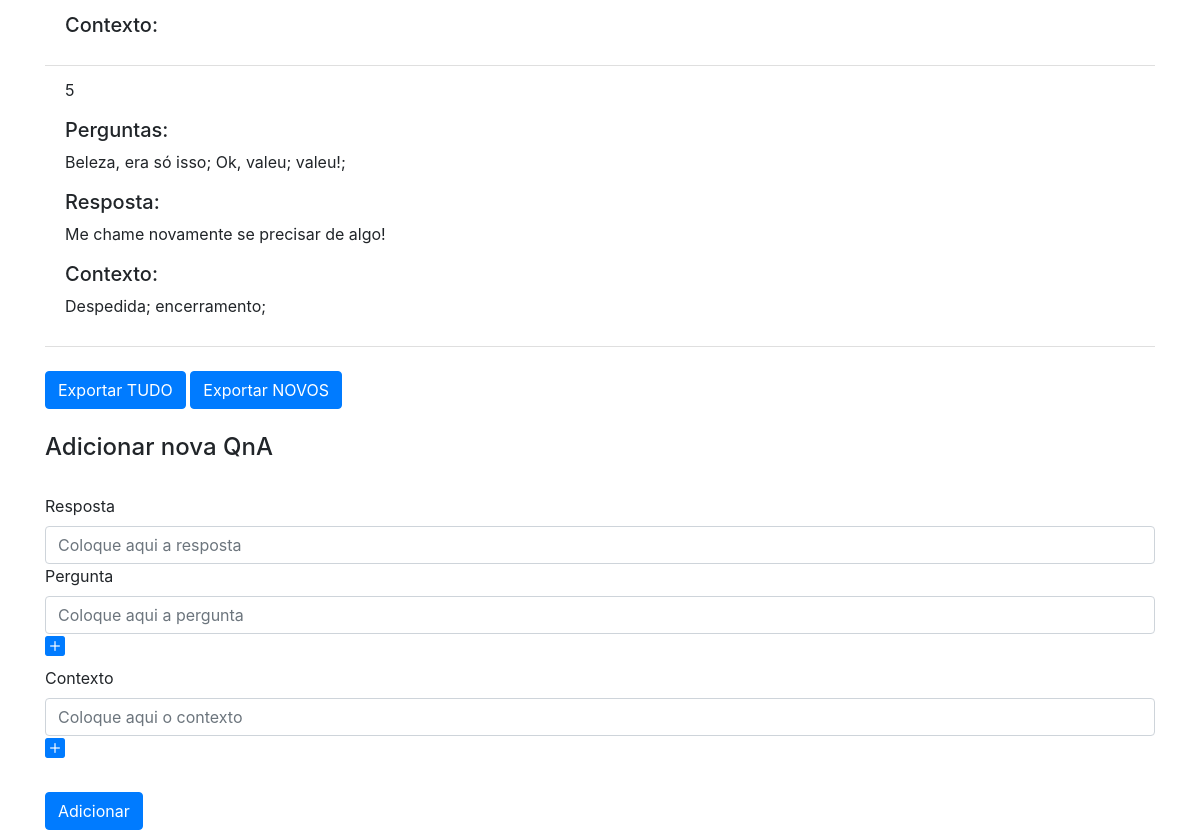
Page / (signed in, lower part) on the earlier database version.
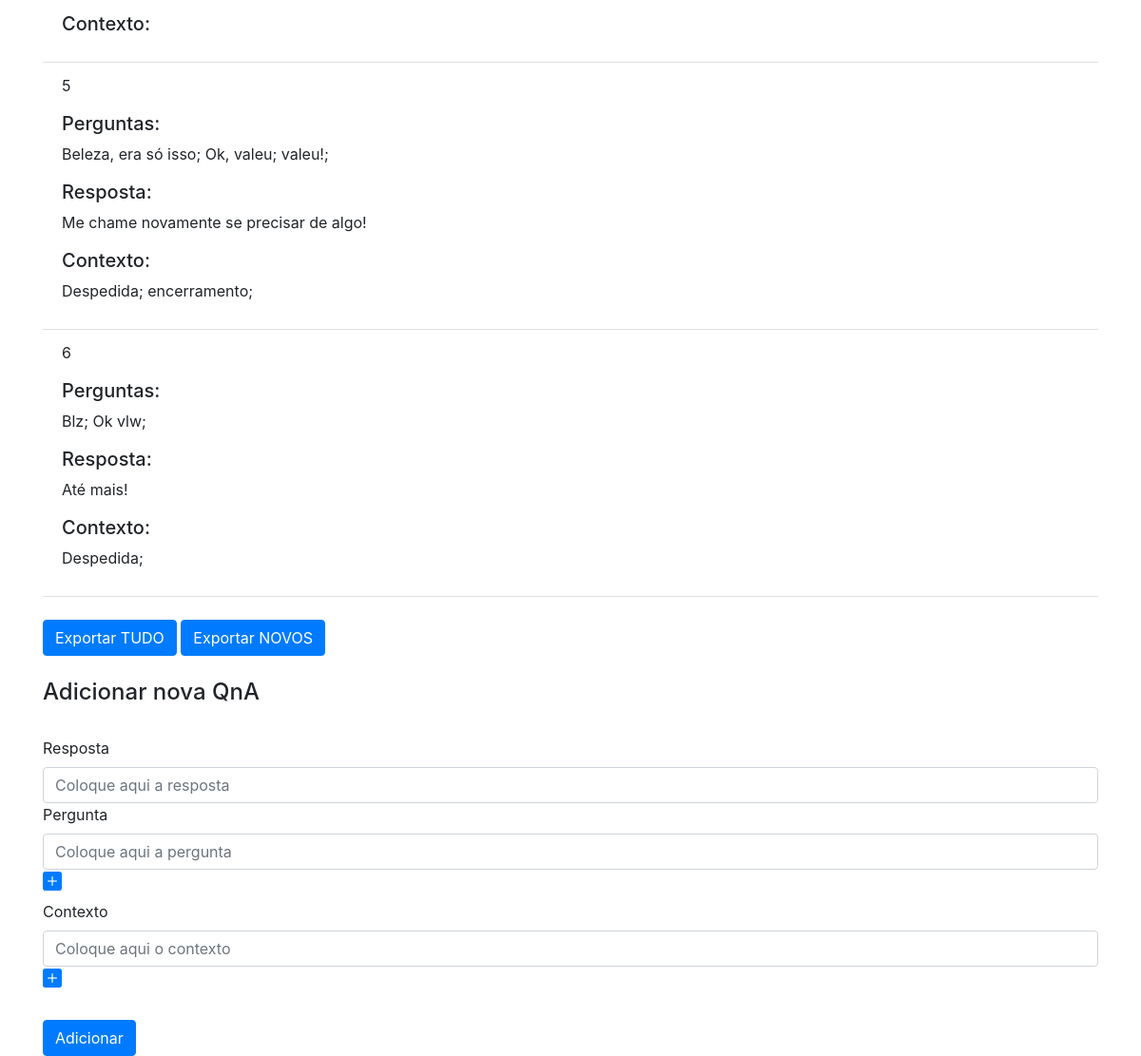
Same page on the later database version.
### website/models.py (models this page shows)
class Qnas(db.Model):
    id = db.Column(db.Integer, primary_key=True)
    sector_id = db.Column(db.Integer, db.ForeignKey('sector.id'))
    user_id = db.Column(db.Integer, db.ForeignKey('user.id'))
    enabled = db.Column(db.Boolean, default=True)
    check = db.Column(db.Integer, default=0)
    sent = db.Column(db.Integer, default=0)

class Questions(db.Model):
    id = db.Column(db.Integer, primary_key=True)
    qnas_id = db.Column(db.Integer, db.ForeignKey('qnas.id'))
    question = db.Column(db.String(500))

class Answers(db.Model):
    id = db.Column(db.Integer, primary_key=True)
    qnas_id = db.Column(db.Integer, db.ForeignKey('qnas.id'))
    answer = db.Column(db.String(500))

class Contexts(db.Model):
    id = db.Column(db.Integer, primary_key=True)
    qnas_id = db.Column(db.Integer, db.ForeignKey('qnas.id'))
    context = db.Column(db.String(500))

### website/views.py (the view, shortened to what this page needs)
@views.route('/', methods=['GET', 'POST'])
@login_required
def home():
    qnas = Qnas.query.all()
    questions = Questions.query.all()
    contexts = Contexts.query.all()
    answers = Answers.query.all()
    return render_template("home.html", user=current_user, qnas=qnas, questions=questions, answers=answers, contexts=contexts)

### website/__init__.py (called while the page is built)
def create_app():
    app = Flask(__name__)
    app.config['SECRET_KEY'] = '6s54da98sd4q6w54edq6847a6g5d4g9'
    app.config['SQLALCHEMY_DATABASE_URI'] = f'sqlite:///{DB_NAME}'
    db.init_app(app)
    from .views import views
    from .auth import auth
    app.register_blueprint(views, url_prefix='/')
    app.register_blueprint(auth, url_prefix='/')
    from .models import User, Sector
    create_database(app)
    login_manager = LoginManager()
    login_manager.login_view = 'auth.login'
    login_manager.init_app(app)
    @login_manager.user_loader
    def load_user(id):
        return User.query.get(int(id))
    return app

### website/templates/home.html (shortened to what this page needs)
{% extends "base.html" %} {% block title %}Homepage{% endblock %} {% block
content %}
<br/>
{% if user.userType == 'admin' %}
<ul class="list-group list-group-flush">
  {% for e in qnas %}
  <li class="list-group-item">
    <p>
        {{e.id}}
    </p>
    <p>
        <h5>Perguntas:</h5>
        {% for t in questions %}
        {% if t.qnas_id == e.id%}
        {{ t.question }};
        {% endif %}
        {% endfor %}
    </p>
    <p>
        <h5>Resposta:</h5>
        {% for t in answers %}
        {% if t.qnas_id == e.id%}
        {{ t.answer }}
        {% endif %}
        {% endfor %}
    </p>
    <p>
      <h5>Contexto:</h5>
      {% for t in contexts %}
      {% if t.qnas_id == e.id%}
      {{ t.context }};
      {% endif %}
      {% endfor %}
  </p>
  </li>
  {% endfor %}
</ul>
<br />
{% endif %}
<button onclick="exportALL()" class="btn btn-primary">Exportar TUDO</button>
<button onclick="exportNEW()" class="btn btn-primary">Exportar NOVOS</button>
<br />
<br />
<h4>Adicionar nova QnA</h4>
<br />
<form method="POST">
  <label for="answer">Resposta</label>
  <input
    class="form-control"
    type="text"
    name="answer"
    id="answer"
    placeholder="Coloque aqui a resposta"
  />
  <div class="input-wrapper">
    <label for="question">Pergunta</label>
    <input
      class="form-control"
      type="text"
      name="question"
      id="question"
      placeholder="Coloque aqui a pergunta"
    />
    <a
      href="javascript:void(0);"
      class="add-input"
      title="Adicionar nova pergunta"
      ><h5><i class="bi bi-plus-square-fill"></i></h5
    ></a>
  </div>
  <div class="context-wrapper">
    <label for="context">Contexto</label>
    <input
      class="form-control"
      type="text"
      name="context"
      id="context"
      placeholder="Coloque aqui o contexto"
      required
    />
    <a
      href="javascript:void(0);"
      class="add-context"
      title="Adicionar novo contexto"
      ><h5><i class="bi bi-plus-square-fill"></i></h5
    ></a>
  </div>
  <br />
  <button type="submit" class="btn btn-primary">Adicionar</button>
</form>
{% endblock %}

### website/templates/base.html (shortened to what this page needs)
<!DOCTYPE html>
<html>
  <head>
    <link
      rel="stylesheet"
      href="https://stackpath.bootstrapcdn.com/bootstrap/4.4.1/css/bootstrap.min.css"
    />
    <link
      rel="stylesheet"
      href="https://stackpath.bootstrapcdn.com/font-awesome/4.7.0/css/font-awesome.min.css"
    />
    <link
      rel="stylesheet"
      href="https://cdn.jsdelivr.net/npm/bootstrap-icons@1.9.0/font/bootstrap-icons.css"
    />
  </head>
  <body>
    <div class="container">{% block content %} {% endblock %}</div>
  </body>
</html>

Differences in the rows shown:
added Qnas: id "6"
added Questions: question "Blz", shown under "6"
added Questions: question "Ok vlw", shown under "6"
added Answers: answer "Até mais!", shown under "6"
added Contexts: context "Despedida", shown under "6"
